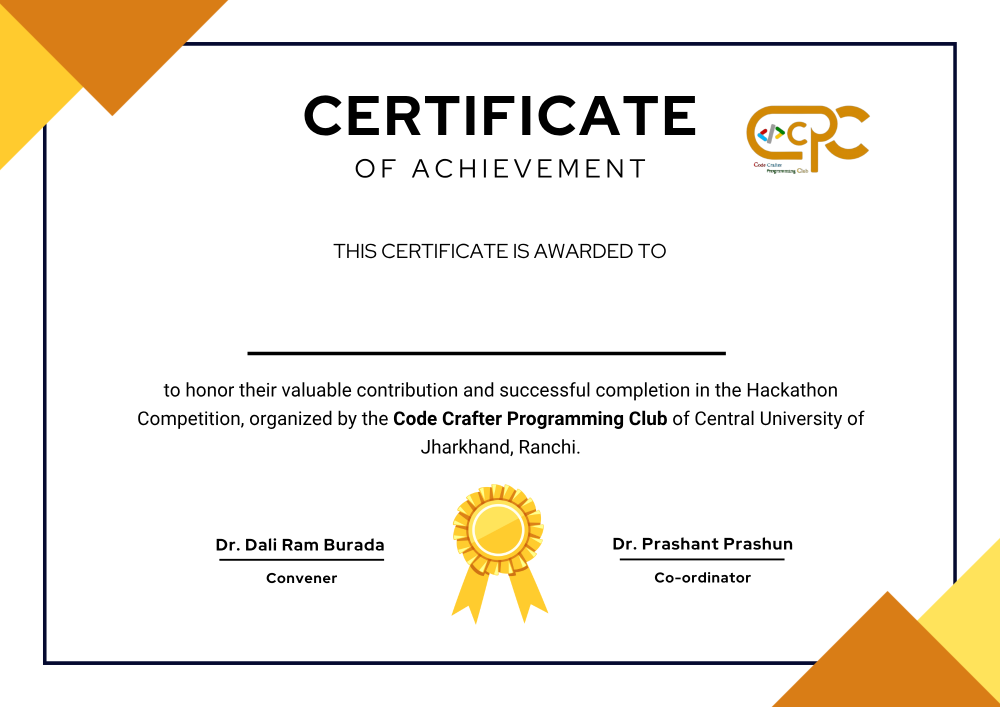
#> input picture Blue Simple Achievement Certificate.png, 2000 x 1414 px (shown at 1/2 size)
$ python generator.py
#> lines starting #> are read from the running program, lines starting #| are printed output that depends on the picture
from PIL import Image,ImageDraw,ImageFont
import os

names = [
    "Siya Mandal",
    "Om Vishesh",
]

os.makedirs('Certificates',exist_ok=True)

for index,name in enumerate(names,start=1):

    certificate_template = Image.open('Blue Simple Achievement Certificate.png')
#> certificate_template is the input picture: PIL image 2000x1414 RGB; mean R, G, B 242.8, 237.7, 229.3

    draw = ImageDraw.Draw(certificate_template)

    font = ImageFont.truetype("DancingScript-Regular.ttf",85)

    text_position = (810,596)

    draw.text(text_position,name,fill="black",font=font)

    pdf_path = os.path.join("Certificates",f"{name}.pdf")


    certificate_template.convert('RGB').save(pdf_path)
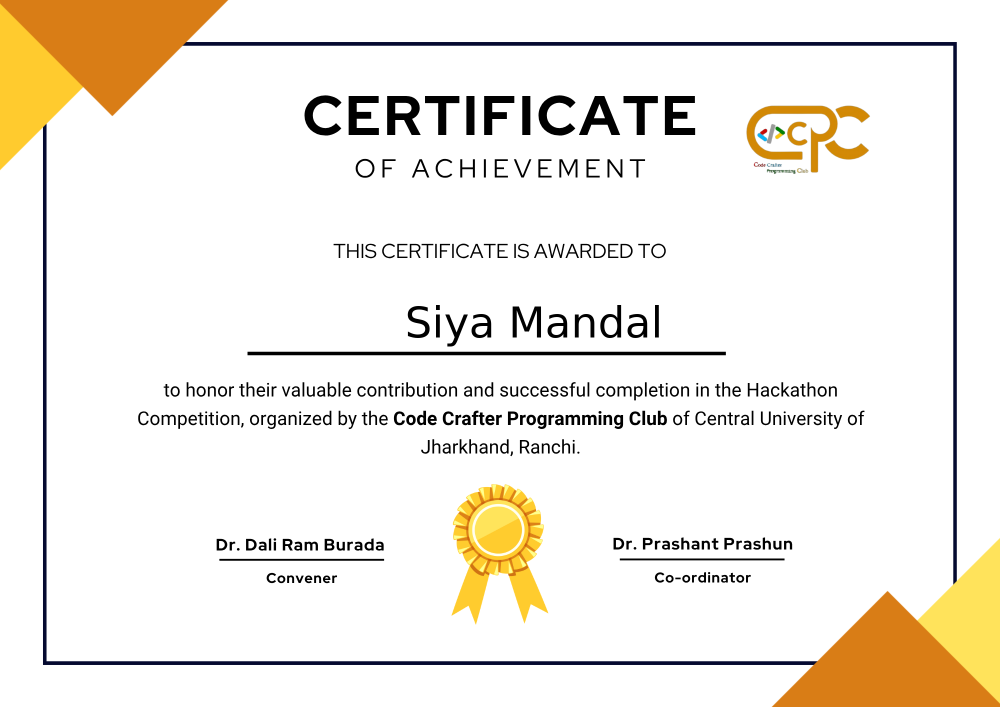
#> saved as Siya Mandal.pdf: PIL image 2000x1414 RGB (shown at 1/2 size); mean R, G, B 241.9, 236.9, 228.4

    print(f'{index}, Certificate Generator for the name {name}')
